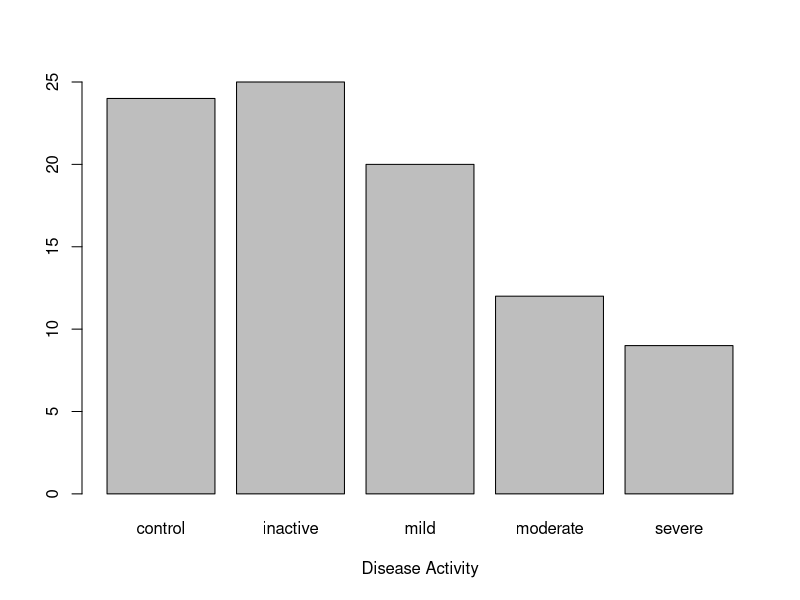
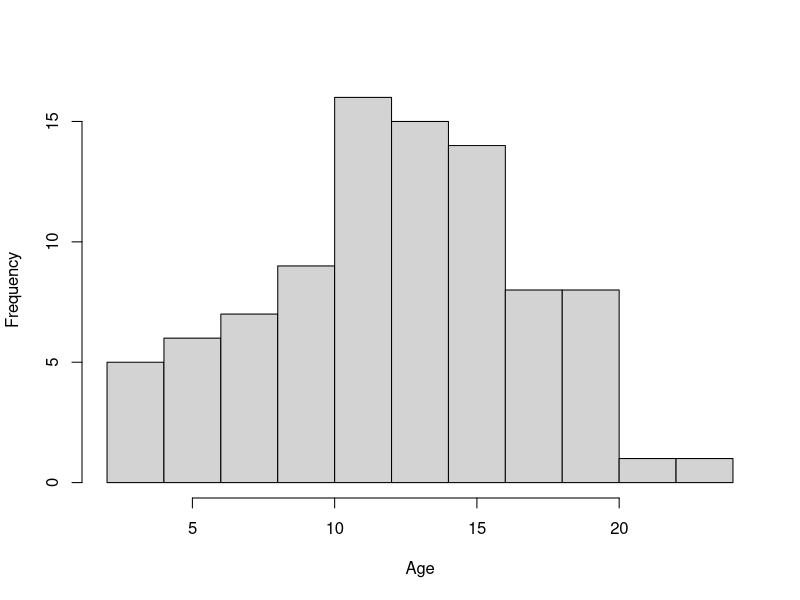
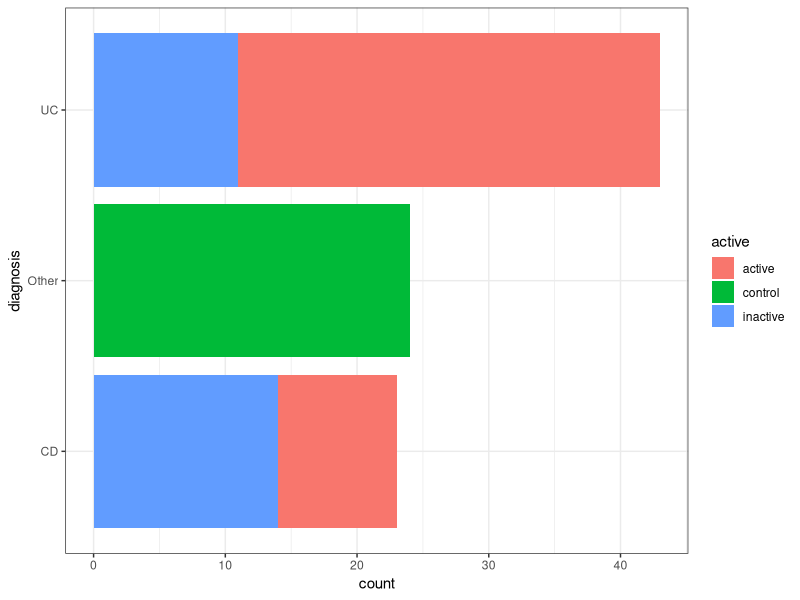
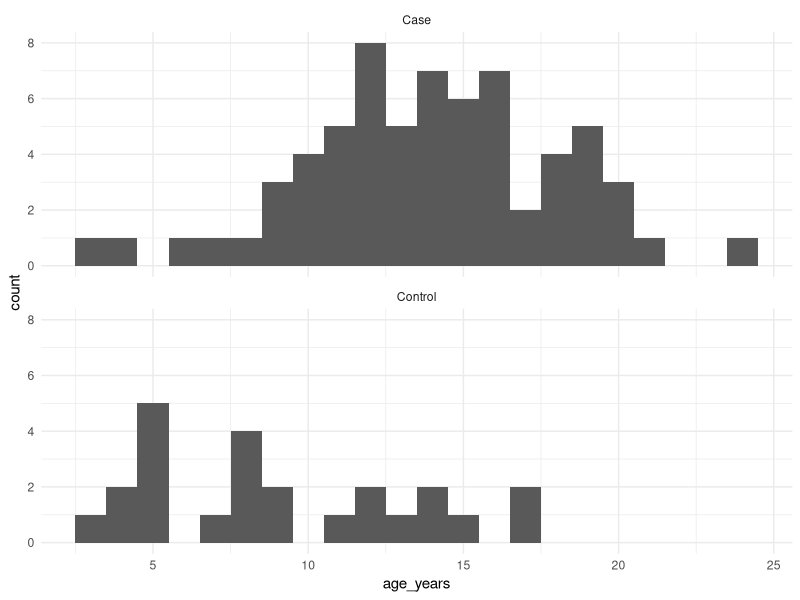
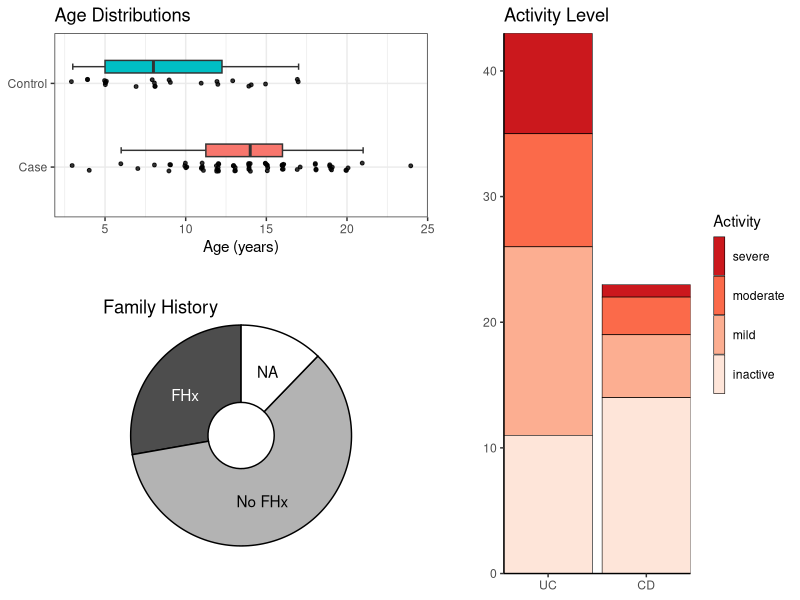
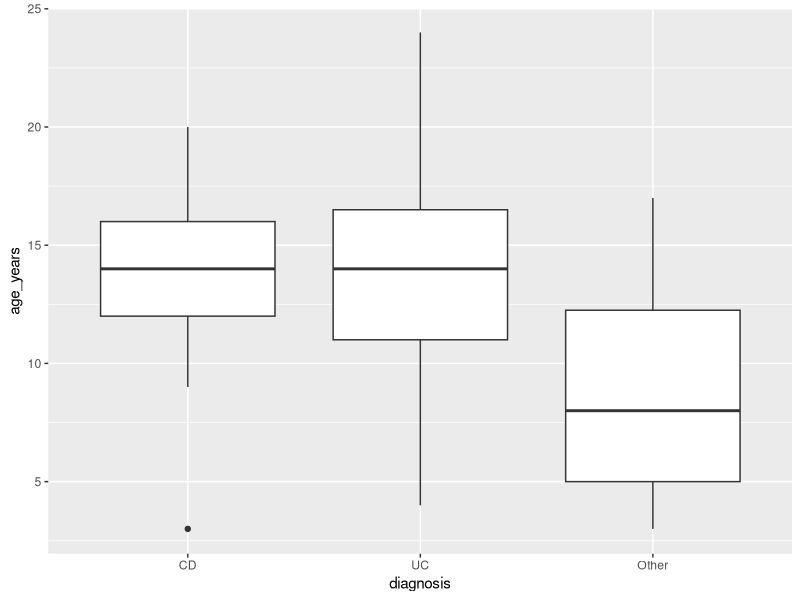
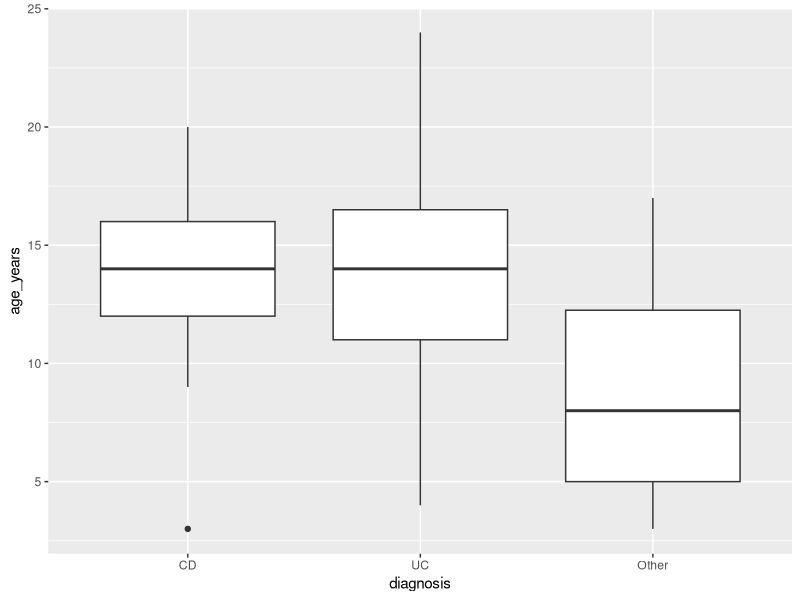

The R script that drew these images, in order: (Note: this script raises an error after producing the figures.)
## ---- chunk 1
# write code in "chunks" (and comments too, using the # symbol)
print("Hello World")
## ---- chunk 2
# `readxl` is for reading data from Excel files
library(readxl)
## ---- chunk 3
# the `here` package makes specifying file locations easier
library(here)
## ---- chunk 4
# `tidyverse` is a collection of several packages (dplyr, ggplot2, and others)
library(tidyverse) 
## ---- chunk 5
# give your objects short but informative names!
meta <- read_excel(path = here("data/papa2012/papa2012_metadata.xlsx"), na = "NA")
meds <- read_excel(here("data/papa2012/papa2012_metadata.xlsx"), sheet = "treatment")
## ---- chunk 6
# this will work anywhere! (anywhere that the project folder is moved or copied)
meta <- read_excel(path = here("data/papa2012/papa2012_metadata.xlsx"), na = "NA")
## ---- chunk 7
meta
## ---- chunk 8
example_df <- data.frame(alphabet = LETTERS, numbers = 1:26)
## ---- chunk 9
example_tbl <- as_tibble(example_df)
example_tbl
## ---- chunk 10
table(meta$family_history, useNA = "ifany")
## ---- chunk 11
table(meta$age_years, useNA = "ifany")
## ---- chunk 12
meta %>% count(diagnosis)
## ---- chunk 13
meta %>% count(family_history, diagnosis)
## ---- chunk 14
meta %>% summarise(age_mean = mean(age_years), age_sd = sd(age_years))
## ---- chunk 15
meta %>% summarise(age_mean = mean(age_years), age_sd = sd(age_years), .by = diagnosis)
## ---- chunk 16
#| fig-width: 6
#| fig-height: 3
meta$activity %>% table() %>% barplot(xlab = "Disease Activity")
## ---- chunk 17
#| fig-width: 6
#| fig-height: 3
meta$age_years %>% hist(breaks = 10, main = NULL, xlab = "Age")
## ---- chunk 18
#| fig-width: 8
#| fig-height: 3
ggplot(meta) + geom_bar(aes(y = diagnosis, fill = active)) + theme_bw()
## ---- chunk 19
#| fig-width: 6
#| fig-height: 3
ggplot(meta) + 
  geom_histogram(aes(age_years), binwidth = 1) + 
  facet_wrap(~case_control, ncol = 1) +
  theme_minimal()
## ---- chunk 20
#| code-fold: true
#| warning: false
#| fig-width: 8
#| fig-height: 6
library(patchwork)

plot_list <- list()

# age boxplot
plot_list$box <- meta %>% 
  ggplot(aes(y = case_control, x = age_years)) +
  geom_boxplot(
    mapping = aes(fill = case_control), 
    width = 0.15, staplewidth = 0.5, outliers = FALSE,
    position = position_nudge(y = 0.2),
    show.legend = FALSE
  ) +
  geom_jitter(height = 0.05, width = 0.1, alpha = 0.8, size = 1) +
  labs(y = NULL, x = "Age (years)", title = "Age Distributions") +
  theme_bw() +
  theme(plot.margin = margin(b = 20, r = 20))

# plot_list$box

# family history piechart
plot_list$pie <- meta %>%
  ggplot(aes(y = 1, fill = family_history)) +
  geom_bar(position = "stack", colour = "black") +
  scale_fill_manual(
    values = c(fhx = "grey30", nofhx = "grey70"), 
    na.value = "white", guide = "none"
  ) +
  annotate("text", x = I(pi/8), y = I(0.25), label = "NA") +
  annotate("text", x = I(0.9 * pi), y = I(0.25), label = "No FHx") +
  annotate("text", x = I(1.7 * pi), y = I(0.25), label = "FHx", colour = "white") +
  labs(tag = "Family History") +
  labs(x = NULL, y = NULL) +
  coord_radial(expand = FALSE, inner.radius = 0.3) +
  theme_void() +
  theme(plot.tag.location = "panel", plot.margin = margin(t = 10))

# plot_list$pie

# activity barchart
plot_list$bar <- meta %>% 
  ggplot(aes(
    x = diagnosis, 
    fill = factor(activity, c("severe", "moderate", "mild", "inactive"))
  )) +
  geom_bar(colour = "black", linewidth = 0.2) +
  scale_x_discrete(limits = c("UC", "CD")) +
  scale_fill_brewer(name = "Activity", palette = "Reds", direction = -1) +
  labs(title = "Activity Level", x = NULL, y = NULL) +
  coord_cartesian(ylim = c(0, NA), expand = FALSE) +
  theme_classic() +
  theme(
    plot.margin = margin(l = 20), 
    legend.key.height = unit(1, "cm"), legend.key.width = unit(3, "mm")
  )

# plot_list$bar

# assemble with patchwork
wrap_plots(
  A = plot_list$box, C = plot_list$bar,
  B = plot_list$pie, guides = "collect",
design = 
"AAC
 AAC
 BBC
 BBC
 BBC"
)

## ---- chunk 21
meta
## ---- chunk 22
meds
## ---- chunk 23
all_meta <- left_join(meta, meds)
## ---- chunk 24
# this should do the same thing as the natural join shown above
all_meta <- left_join(meta, meds, by = join_by(ID, diagnosis))
## ---- chunk 25
# create a logical variable, TRUE if patient has family history of IBD
all_meta$ibd_fhx <- all_meta$family_history == "fhx"

# always check the result is what you expected!
all_meta[, c("ID", "family_history", "ibd_fhx")]
## ---- chunk 26
# this is equivalent to the previous block
all_meta <- all_meta %>% mutate(ibd_fhx = family_history == "fhx") 

# check the result again
all_meta %>% select(ID, family_history, ibd_fhx)
## ---- chunk 27
#| fig-width: 6
#| fig-height: 3

all_meta %>% 
  mutate(diagnosis = factor(diagnosis, levels = c("CD", "UC", "Other"))) %>% 
  ggplot(aes(diagnosis, age_years)) + geom_boxplot()
## ---- chunk 28
class(all_meta$diagnosis) # no persistent changes, diagnosis is still character!
## ---- chunk 29
#| fig-width: 6
#| fig-height: 3
all_meta <- all_meta %>% mutate(diagnosis = factor(diagnosis, c("CD", "UC", "Other")))
all_meta %>% ggplot(aes(diagnosis, age_years)) + geom_boxplot()
## ---- chunk 30
class(all_meta$diagnosis) 
## ---- chunk 31
table(all_meta$medication, useNA = "if")
table(all_meta$immunosuppression_level, useNA = "if")
## ---- chunk 32
all_meta <- all_meta %>% mutate(
  medication = if_else(case_control == "Control", true = "none", false = medication),
  immunosuppression_level = if_else(case_control == "Control", true = "none", false = immunosuppression_level)
)

# check the result!
all_meta %>% select(ID, case_control, medication, immunosuppression_level)
## ---- chunk 33
all_meta <- all_meta %>% mutate(
  abx = str_detect(medication, "abx"),
  steroids = str_detect(medication, "steroids"),
  imsp_other = str_detect(medication, "imsp"),
  imsp_any = steroids | imsp_other
)

# check the result!
# all_meta %>% select(case_control, medication, abx, steroids, imsp_other, imsp_any)
## ---- chunk 34
all_meta <- all_meta %>% mutate(
  diagnosis = factor(diagnosis, c("CD", "UC", "Other")),
  active = factor(active, c("control", "inactive", "active")),
  activity = factor(activity, c("control", "inactive", "mild", "moderate", "severe"))
)

# you do the same for immunosuppression_level! don't forget to check the result
## ---- chunk 35
sessioninfo::session_info()
